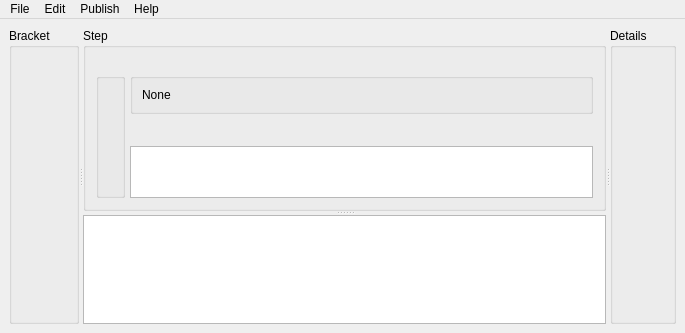
<?xml version="1.0" encoding="UTF-8"?>
<ui version="4.0">
 <class>MainWindow</class>
 <widget class="QMainWindow" name="MainWindow">
  <property name="geometry">
   <rect>
    <x>0</x>
    <y>0</y>
    <width>685</width>
    <height>333</height>
   </rect>
  </property>
  <property name="windowTitle">
   <string>MainWindow</string>
  </property>
  <property name="styleSheet">
   <string notr="true"/>
  </property>
  <widget class="QWidget" name="centralwidget">
   <layout class="QVBoxLayout" name="verticalLayout_2">
    <item>
     <widget class="QSplitter" name="splitter_in">
      <property name="orientation">
       <enum>Qt::Horizontal</enum>
      </property>
      <widget class="QGroupBox" name="groupBox_bracket">
       <property name="sizePolicy">
        <sizepolicy hsizetype="Preferred" vsizetype="Fixed">
         <horstretch>0</horstretch>
         <verstretch>0</verstretch>
        </sizepolicy>
       </property>
       <property name="title">
        <string>Bracket</string>
       </property>
       <layout class="QVBoxLayout" name="verticalLayout_bracket">
        <property name="leftMargin">
         <number>10</number>
        </property>
        <property name="topMargin">
         <number>25</number>
        </property>
        <property name="rightMargin">
         <number>10</number>
        </property>
        <property name="bottomMargin">
         <number>10</number>
        </property>
       </layout>
      </widget>
      <widget class="QSplitter" name="splitter_out">
       <property name="orientation">
        <enum>Qt::Vertical</enum>
       </property>
       <widget class="QGroupBox" name="groupBox_step">
        <property name="minimumSize">
         <size>
          <width>0</width>
          <height>150</height>
         </size>
        </property>
        <property name="title">
         <string>Step</string>
        </property>
        <layout class="QHBoxLayout" name="horizontalLayout_step">
         <property name="spacing">
          <number>5</number>
         </property>
         <property name="leftMargin">
          <number>10</number>
         </property>
         <property name="topMargin">
          <number>25</number>
         </property>
         <property name="rightMargin">
          <number>10</number>
         </property>
         <property name="bottomMargin">
          <number>10</number>
         </property>
         <item>
          <widget class="QGroupBox" name="groupBox_toolbar">
           <property name="sizePolicy">
            <sizepolicy hsizetype="Fixed" vsizetype="Preferred">
             <horstretch>0</horstretch>
             <verstretch>0</verstretch>
            </sizepolicy>
           </property>
           <property name="title">
            <string/>
           </property>
           <layout class="QVBoxLayout" name="verticalLayout_toolbar">
            <property name="spacing">
             <number>0</number>
            </property>
            <property name="margin">
             <number>0</number>
            </property>
           </layout>
          </widget>
         </item>
         <item>
          <layout class="QVBoxLayout" name="verticalLayout">
           <item>
            <widget class="QGroupBox" name="GroupBox">
             <property name="sizePolicy">
              <sizepolicy hsizetype="Preferred" vsizetype="Fixed">
               <horstretch>0</horstretch>
               <verstretch>0</verstretch>
              </sizepolicy>
             </property>
             <layout class="QHBoxLayout" name="horizontalLayout">
              <item>
               <widget class="QLabel" name="label_type">
                <property name="sizePolicy">
                 <sizepolicy hsizetype="Preferred" vsizetype="Fixed">
                  <horstretch>0</horstretch>
                  <verstretch>0</verstretch>
                 </sizepolicy>
                </property>
                <property name="lineWidth">
                 <number>2</number>
                </property>
                <property name="text">
                 <string>None</string>
                </property>
                <property name="alignment">
                 <set>Qt::AlignLeading|Qt::AlignLeft|Qt::AlignVCenter</set>
                </property>
               </widget>
              </item>
              <item>
               <widget class="QLabel" name="label_package">
                <property name="text">
                 <string/>
                </property>
                <property name="alignment">
                 <set>Qt::AlignRight|Qt::AlignTrailing|Qt::AlignVCenter</set>
                </property>
               </widget>
              </item>
             </layout>
            </widget>
           </item>
           <item>
            <widget class="QPushButton" name="button_studioPipe">
             <property name="text">
              <string/>
             </property>
             <property name="default">
              <bool>false</bool>
             </property>
             <property name="flat">
              <bool>true</bool>
             </property>
            </widget>
           </item>
           <item>
            <widget class="QTreeWidget" name="treeWidget">
             <property name="columnCount">
              <number>0</number>
             </property>
            </widget>
           </item>
          </layout>
         </item>
        </layout>
       </widget>
       <widget class="QTextEdit" name="textEdit_output"/>
      </widget>
      <widget class="QGroupBox" name="groupBox_details">
       <property name="title">
        <string>Details</string>
       </property>
       <layout class="QVBoxLayout" name="verticalLayout_details">
        <property name="spacing">
         <number>5</number>
        </property>
        <property name="leftMargin">
         <number>10</number>
        </property>
        <property name="topMargin">
         <number>25</number>
        </property>
        <property name="rightMargin">
         <number>10</number>
        </property>
        <property name="bottomMargin">
         <number>10</number>
        </property>
       </layout>
      </widget>
     </widget>
    </item>
   </layout>
  </widget>
  <widget class="QMenuBar" name="menuBar">
   <property name="geometry">
    <rect>
     <x>0</x>
     <y>0</y>
     <width>685</width>
     <height>21</height>
    </rect>
   </property>
   <widget class="QMenu" name="menu_file">
    <property name="title">
     <string>File</string>
    </property>
    <addaction name="action_new"/>
    <addaction name="action_exit"/>
   </widget>
   <widget class="QMenu" name="menu_edit">
    <property name="tearOffEnabled">
     <bool>true</bool>
    </property>
    <property name="title">
     <string>Edit</string>
    </property>
    <addaction name="action_removeThumbs"/>
    <addaction name="action_removePYC"/>
    <addaction name="action_treeDisplay"/>
    <addaction name="action_groupDisplay"/>
   </widget>
   <widget class="QMenu" name="menu_publish">
    <property name="title">
     <string>Publish</string>
    </property>
    <addaction name="action_patch"/>
    <addaction name="action_minor"/>
    <addaction name="action_major"/>
   </widget>
   <widget class="QMenu" name="menu_help">
    <property name="title">
     <string>Help</string>
    </property>
    <addaction name="action_aboutApplication"/>
   </widget>
   <addaction name="menu_file"/>
   <addaction name="menu_edit"/>
   <addaction name="menu_publish"/>
   <addaction name="menu_help"/>
  </widget>
  <action name="action_removeThumbs">
   <property name="text">
    <string>Remove Thumbs</string>
   </property>
  </action>
  <action name="action_removePYC">
   <property name="text">
    <string>Remove PYC</string>
   </property>
  </action>
  <action name="actionPatch">
   <property name="text">
    <string>lsDf</string>
   </property>
  </action>
  <action name="action_minor">
   <property name="text">
    <string>Minor</string>
   </property>
  </action>
  <action name="action_major">
   <property name="text">
    <string>Major</string>
   </property>
  </action>
  <action name="actionLish">
   <property name="text">
    <string>lish</string>
   </property>
  </action>
  <action name="action_aboutApplication">
   <property name="text">
    <string>About application</string>
   </property>
  </action>
  <action name="action_new">
   <property name="text">
    <string>New</string>
   </property>
  </action>
  <action name="action_exit">
   <property name="text">
    <string>Exit</string>
   </property>
  </action>
  <action name="action_patch">
   <property name="text">
    <string>Patch</string>
   </property>
  </action>
  <action name="action_addon">
   <property name="text">
    <string>Add-On</string>
   </property>
  </action>
  <action name="action_update">
   <property name="text">
    <string>Update</string>
   </property>
   <property name="toolTip">
    <string>Update</string>
   </property>
  </action>
  <action name="action_remove">
   <property name="text">
    <string>Remove</string>
   </property>
  </action>
  <action name="action_updateAll">
   <property name="text">
    <string>Update All</string>
   </property>
  </action>
  <action name="action_reload">
   <property name="text">
    <string>Reload</string>
   </property>
  </action>
  <action name="action_treeDisplay">
   <property name="checked">
    <bool>false</bool>
   </property>
   <property name="text">
    <string>Tree Display</string>
   </property>
  </action>
  <action name="action_groupDisplay">
   <property name="checked">
    <bool>false</bool>
   </property>
   <property name="text">
    <string>Group Display</string>
   </property>
  </action>
 </widget>
 <resources/>
 <connections/>
</ui>
